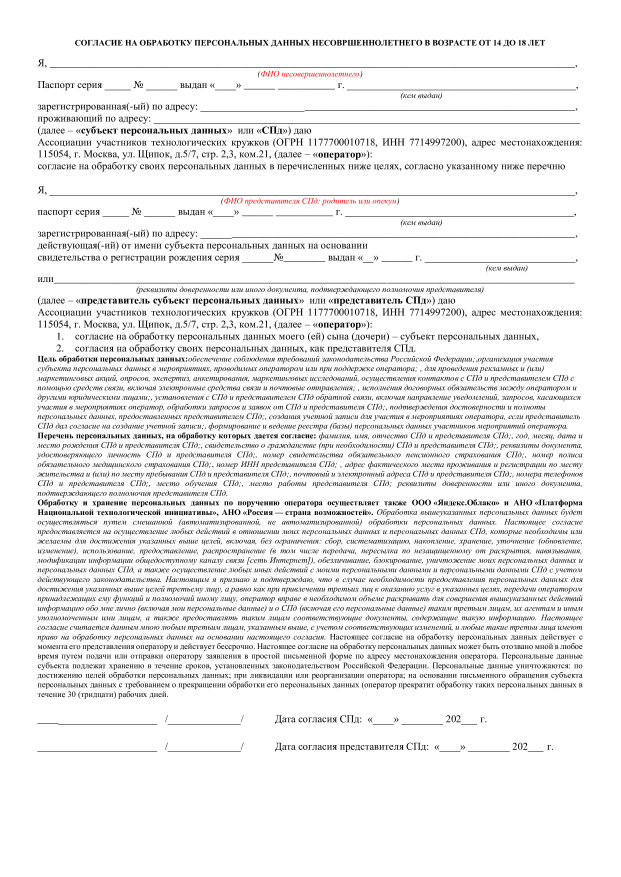
#> input picture 1Doc.jpg, 2481 x 3508 px, given as the content of the folder letter_new/, which was not available (shown at 1/4 size)
$ python -i segmentation.py   (imports and definitions only)
#> lines starting #> are read from the running program, lines starting #| are printed output that depends on the picture; after the words box and inside, x2 and y2 are one past the last pixel; in counts of white or black regions, pixels touching at a corner belong together; pictures that were not available may be replaced by others from this repository, and a replacement may not be noted
import cv2
import numpy as np
from os import listdir
from os.path import isfile, join
import sys


class HeaderToText:
    def __init__(self):
        self.dictionary = ['0', 'А', 'Б', 'В', 'Г', 'Д', 'Е', 'Ё', 'Ж', 'З', 'И', 'Й', 'К', 'Л', 'М', 'Н', 'О',
                           'П', 'Р', 'С', 'Т', 'У', 'Ф', 'Х', 'Ц', 'Ч', 'Ш', 'Щ', 'Ъ', 'Ы', 'Ь', 'Э', 'Ю',
                           'Я', '1', '2', '3', '4', '5', '6', '7', '8', '9']
        self.refLetters = []
        self.files = [f for f in listdir('letter_new/') if isfile(join('letter_new/', f))]
        for filename in self.files:
            im = cv2.cvtColor(cv2.imread(f'letter_new/{filename}'), cv2.COLOR_BGR2GRAY)
#> im: shape (3508, 2481); min 0, max 255, mean 237.7
#> in convert, image is the input picture: shape (3508, 2481, 3); mean B, G, R 237.6, 237.6, 237.8
            self.refLetters.append([im, filename.replace('.png', '')])

    def extract_letters(self, img, out_size=28):
#> called with out_size = 28
        gray = cv2.cvtColor(img, cv2.COLOR_BGR2GRAY)
        ret, thresh = cv2.threshold(gray, 155, 255, cv2.THRESH_BINARY)
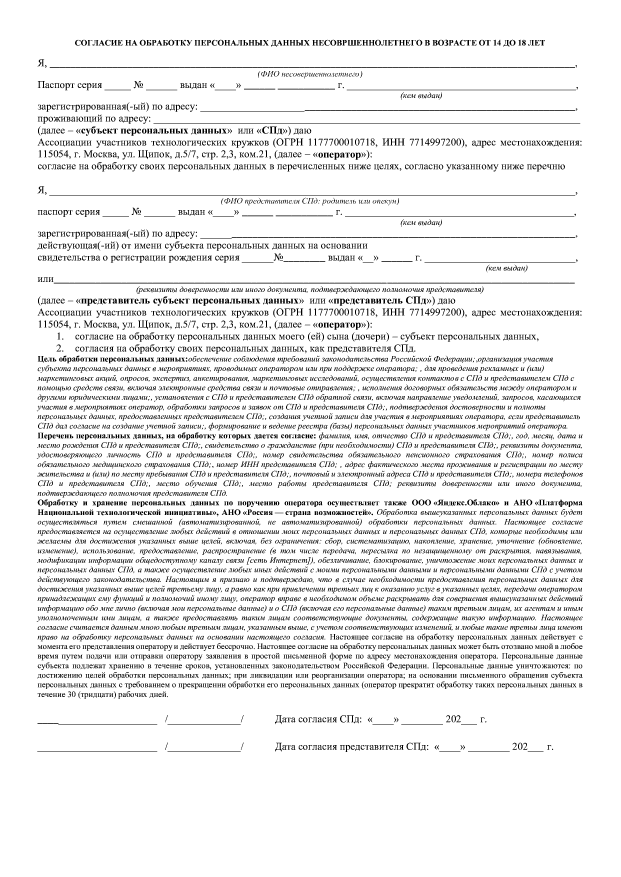
#> thresh: shape (3508, 2481) (shown at 1/4 size); 92.5% white; 5652 black regions (342 under 20 px)
        img_erode = cv2.erode(thresh, np.ones((1, 1), np.uint8), iterations=1)
        # img_erode = thresh
        cv2.imshow('errode', img_erode)
        # Get contours
        contours, hierarchy = cv2.findContours(img_erode, cv2.RETR_TREE, cv2.CHAIN_APPROX_NONE)
#> contours = 16136 contours, 7908 with area under 20; largest, box (x1, y1, x2, y2) and area: (0, 0, 2481, 3508) 8697360, (198, 267, 2301, 272) 8326, (196, 779, 2302, 783) 6313, (926, 948, 2302, 953) 5415, (214, 1130, 1548, 1135) 5304
        output = img.copy()
        letters = []
        for idx, contour in enumerate(contours):
            (x, y, w, h) = cv2.boundingRect(contour)
            # print("R", idx, x, y, w, h, cv2.contourArea(contour), hierarchy[0][idx])
            # hierarchy[i][0]: the index of the next contour of the same level
            # hierarchy[i][1]: the index of the previous contour of the same level
            # hierarchy[i][2]: the index of the first child
            # hierarchy[i][3]: the index of the parent
            if hierarchy[0][idx][3] == 0:
                cv2.rectangle(output, (x, y), (x + w, y + h), (70, 0, 0), 1)
                letter_crop = gray[y:y + h, x:x + w]
                # print(letter_crop.shape)
                # Resize letter canvas to square
                size_max = max(w, h)
                letter_square = 255 * np.ones(shape=[size_max, size_max], dtype=np.uint8)
                if w > h:
                    # Enlarge image top-bottom
                    # ------
                    # ======
                    # ------
                    y_pos = size_max // 2 - h // 2
                    letter_square[y_pos:y_pos + h, 0:w] = letter_crop
                elif w < h:
                    # Enlarge image left-right
                    # --||--
                    x_pos = size_max // 2 - w // 2
                    letter_square[0:h, x_pos:x_pos + w] = letter_crop
                else:
                    letter_square = letter_crop
                # Resize letter to 28x28 and add letter and its X-coordinate
                letters.append((x, w, cv2.resize(letter_square, (out_size, out_size), interpolation=cv2.INTER_AREA)))
#> this loop made 16136 passes
#> (contour, x, y, w, h, size_max) on passes 7, 8, 11: ([[1180, 2996], [1181, 2995], [1182, 2996], [1181, 2997]], 1180, 2995, 3, 3, 3), ([[1144, 2996], [1145, 2995], [1146, 2996], [1145, 2997]], 1144, 2995, 3, 3, 3), ([[2108, 2994], [2109, 2993], [2110, 2994], [2109, 2995]], 2108, 2993, 3, 3, 3)
#> (x, y, w, h, size_max, x_pos) on passes 15, 16, 17, 18, 19, 21: (2188, 2979, 18, 21, 21, 1), (1851, 2979, 10, 21, 21, 5), (1841, 2979, 11, 21, 21, 5), (1746, 2979, 11, 21, 21, 5), (1737, 2979, 11, 21, 21, 5), (1596, 2979, 20, 21, 21, 0)
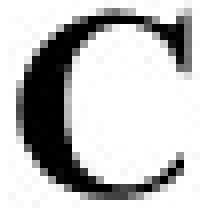
#> letter_square: shape (26, 26) (shown 8 times larger); min 0, max 255, mean 193.7
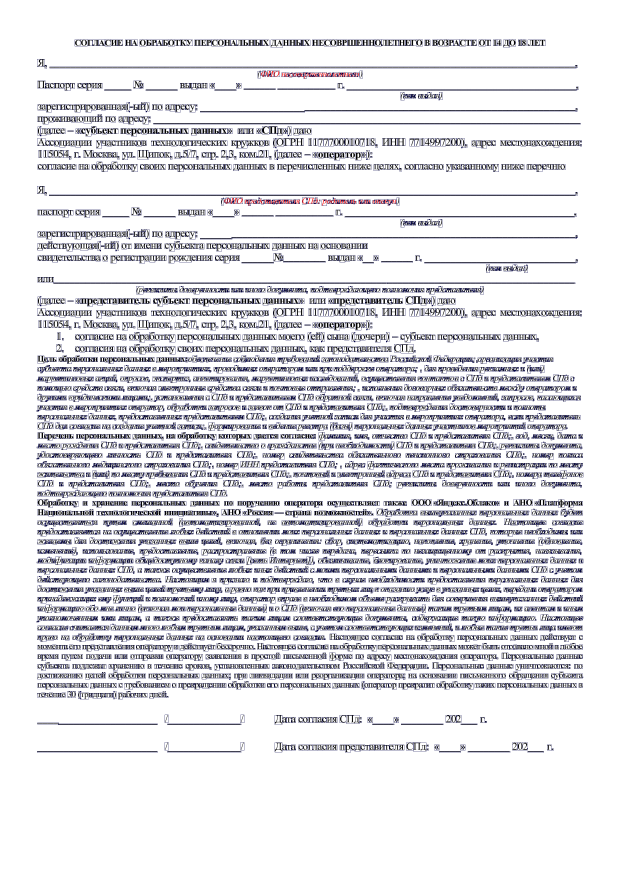
#> output: shape (3508, 2481, 3) (shown at 1/4 size); mean B, G, R 228, 224, 224.1
#> after the loop, letters = 14265 items
        # Sort array in place by X-coordinate
        letters.sort(key=lambda x: x[0], reverse=False)
        return letters

    def convert(self, name):
        # image = cv2.imread('header8.png')
        image = cv2.imread(name)
        letters = self.extract_letters(image)
#> letters = 14265 items
        # letter = cv2.imread("testLetter.png")
        # letter = cv2.cvtColor(letter, cv2.COLOR_BGR2GRAY)
        count = 0
        word = ''
        for l in letters:
            cv2.namedWindow('letter', cv2.WINDOW_NORMAL)
            cv2.imshow("letter", l[2])
            cv2.waitKey(0)
            cv2.imwrite(f"letters/letter{count}.png", l[2])
            minimal = sys.maxsize
            best = ''
            for ref in self.refLetters:
                bws = cv2.bitwise_and(255 - l[2], 255 - ref[0])
                bor = cv2.bitwise_or(255 - l[2], 255 - ref[0])
                # [4 lines of commented-out code are left out]

                score = abs(bor.mean() - bws.mean())
                #   print(score)
                # mean = bws.mean()
                if score < minimal:
                    minimal = score
                    best = ref[1]
            print(minimal)
            if minimal < 60:
                best = self.dictionary[int(best)]
            else:
                best = ''
            # print(best)
            # break
            if best == 'Ы' and word[-1] == 'Ь':
                word = word[:-1] + best
            else:
                word += best
            # cv2.imshow("dif", bws)
            count += 1
#> this loop made 1 pass
#> pass 1, in convert, `cv2.imshow("letter", l[2])`:
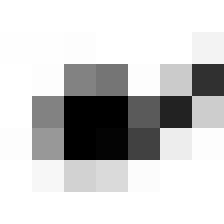
#> window 'letter': shape (28, 28) (shown 8 times larger); min 0, max 255, mean 203.4
#> after the loop, count = 0; word = ''
        return word

#> (the run stopped early here; a loop or call above may not have finished)

$ run again, on im1 — копия.jpg
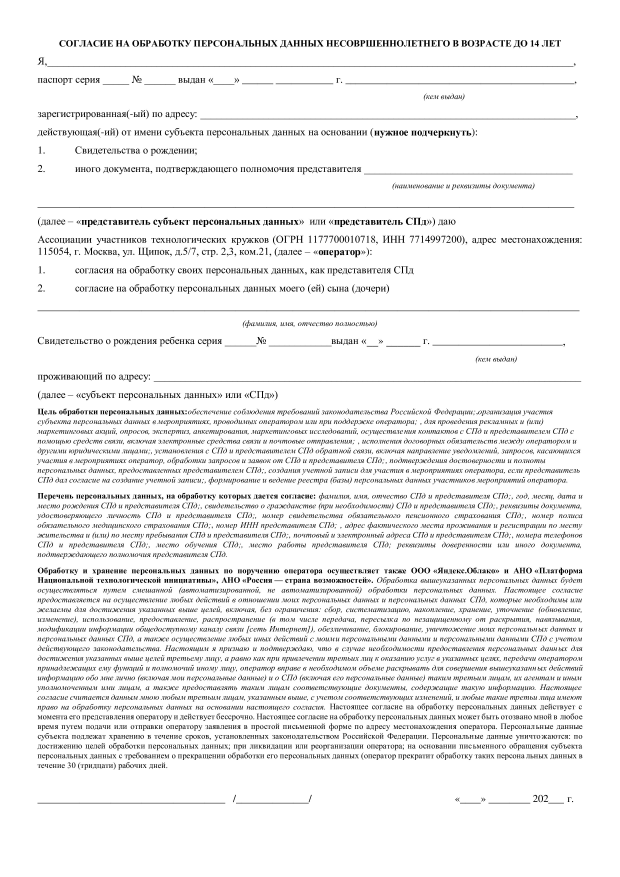
#> input picture im1 — копия.jpg, 2480 x 3508 px, given as the content of the folder letter_new/, which was not available (shown at 1/4 size)
#> in convert, image is the input picture: shape (3508, 2480, 3); min 0, max 255, mean 239.5
#> thresh: shape (3508, 2480); 93.3% white; 5171 black regions (328 under 20 px)
#> contours = 14535 contours, 6842 with area under 20; largest, box (x1, y1, x2, y2) and area: (0, 0, 2480, 3508) 8693853, (149, 1241, 2319, 1246) 8674, (149, 827, 2298, 832) 8590, (188, 264, 2295, 268) 6316, (614, 1524, 2326, 1528) 5131
#> the loop in extract_letters, `for idx, contour in enumerate(contours):` made 14535 passes
#> (contour, x, y, w, h, size_max) on passes 19 to 21: ([[453, 3078], [454, 3077], [455, 3078], [454, 3079]], 453, 3077, 3, 3, 3), ([[319, 3078], [320, 3077], [321, 3078], [320, 3079]], 319, 3077, 3, 3, 3), ([[454, 3077], [455, 3076], [456, 3077], [455, 3078]], 454, 3076, 3, 3, 3)
#> after the loop in extract_letters, `for idx, contour in enumerate(contours):`:
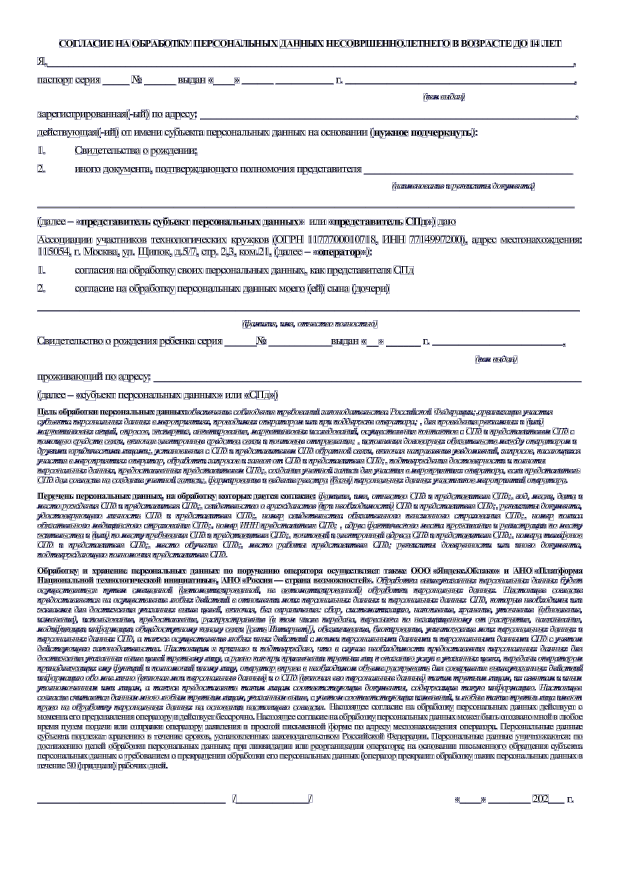
#> output: shape (3508, 2480, 3) (shown at 1/4 size); mean B, G, R 230.9, 227.3, 227.3
#> after the loop in extract_letters, `for idx, contour in enumerate(contours):`: letters = 12786 items
#> the loop in convert, `for l in letters:` made 1 pass
#> pass 1, in convert, `cv2.imshow("letter", l[2])`:
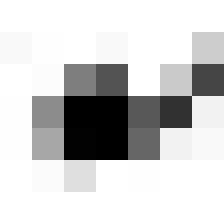
#> window 'letter': shape (28, 28) (shown 8 times larger); min 0, max 255, mean 205.5
#> after the loop in convert, `for l in letters:`: count = 0; word = ''
